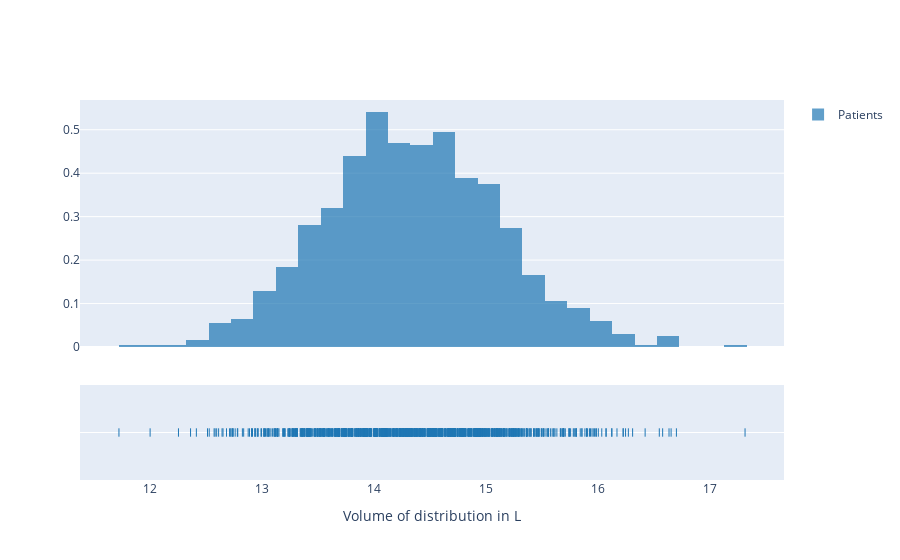
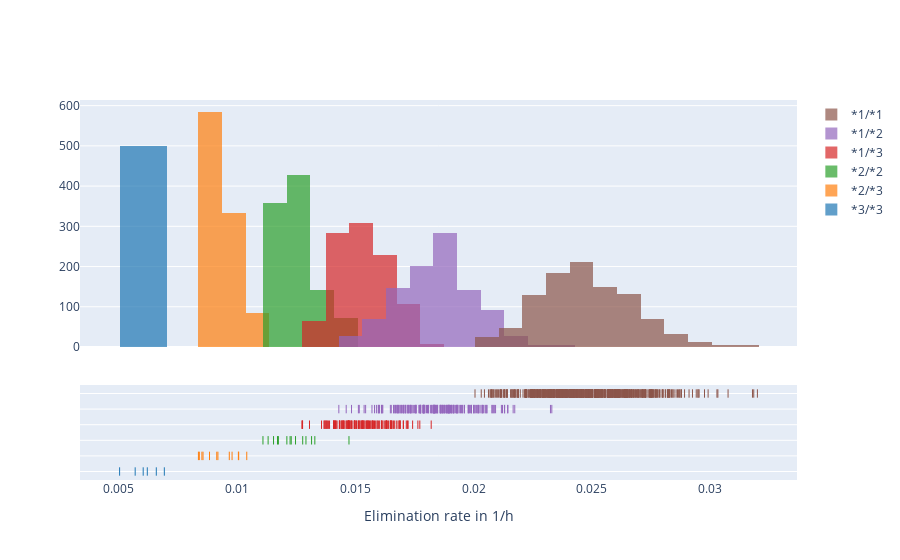
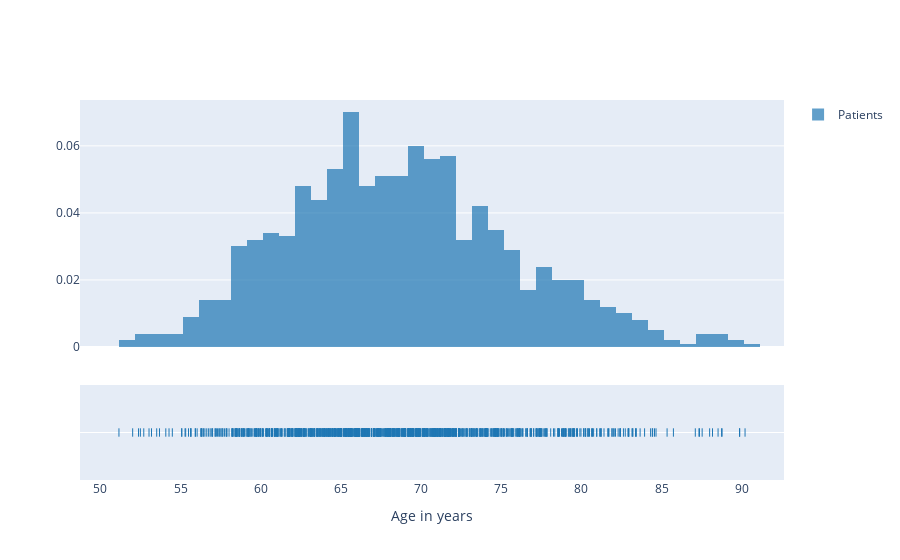
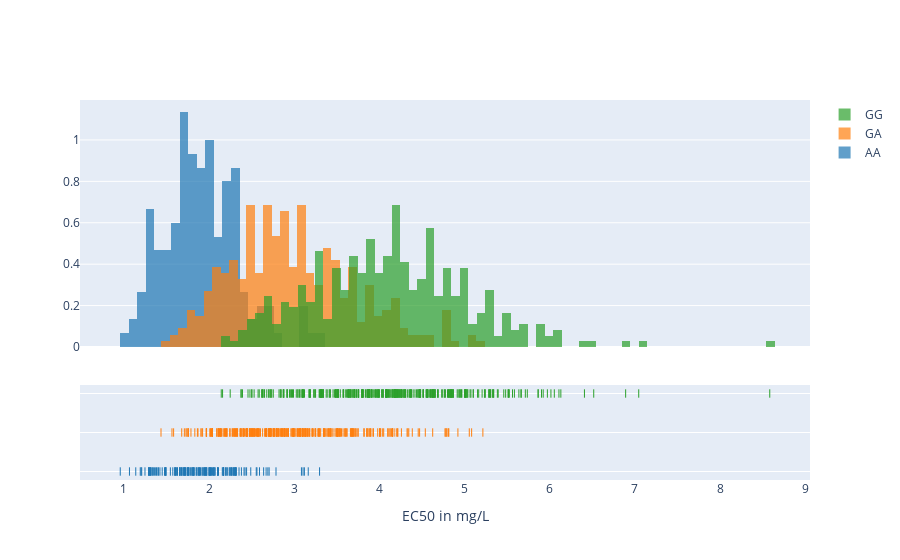

Notebook source saved alongside these figures, in order:
### Markdown cell above
### Visualise demographic data

### Code cell
# Plot volume of distribution
fig = ff.create_distplot(
    [psi[:, 4]], ['Patients'], bin_size=.2, show_hist=True,
    show_curve=False)
fig.update_layout(xaxis_title='Volume of distribution in L')
fig.show()

# Plot clearance
n_1 = n_cyp2p9_33
n_2 = n_cyp2p9_33 + n_cyp2p9_23
n_3 = n_cyp2p9_33 + n_cyp2p9_23 + n_cyp2p9_22
n_4 = n_cyp2p9_33 + n_cyp2p9_23 + n_cyp2p9_22 + n_cyp2p9_13
n_5 = n_cyp2p9_33 + n_cyp2p9_23 + n_cyp2p9_22 + n_cyp2p9_13 + n_cyp2p9_12
fig = ff.create_distplot(
    [
        psi[:n_1, 0],
        psi[n_1:n_2, 0],
        psi[n_2:n_3, 0],
        psi[n_3:n_4, 0],
        psi[n_4:n_5, 0],
        psi[n_5:, 0]
    ],
    ['*3/*3', '*2/*3', '*2/*2', '*1/*3', '*1/*2', '*1/*1'], bin_size=.001,
    show_hist=True, show_curve=False)
fig.update_layout(xaxis_title='Elimination rate in 1/h')
fig.show()

# Plot age distribution
fig = ff.create_distplot(
    [covariates[:, 1]], ['Patients'], show_hist=True,
    show_curve=False)
fig.update_layout(xaxis_title='Age in years')
fig.show()

# Plot EC50
fig = ff.create_distplot(
    [
        psi[:n_vkorc1_AA, 1],
        psi[n_vkorc1_AA:n_vkorc1_GA, 1],
        psi[n_vkorc1_AA+n_vkorc1_GA:, 1]
    ],
    ['AA', 'GA', 'GG'], bin_size=.1, show_hist=True, show_curve=False)
fig.update_layout(xaxis_title='EC50 in mg/L')
fig.show()

### Figure 1 — Plotly figure (JSON) as saved in the notebook; plotly's stock layout.template omitted (floating-point values rounded to 4 significant figures; data arrays with more than 128 entries replaced by an {"elided": "..."} marker saying what was removed)
{"data": [{"autobinx": false, "histnorm": "probability density", "legendgroup": "Patients", "marker": {"color": "rgb(31, 119, 180)"}, "name": "Patients", "opacity": 0.7, "type": "histogram", "x": {"elided": "1000 float values"}, "xaxis": "x", "xbins": {"end": 17.31, "size": 0.2, "start": 11.72}, "yaxis": "y"}, {"legendgroup": "Patients", "marker": {"color": "rgb(31, 119, 180)", "symbol": "line-ns-open"}, "mode": "markers", "name": "Patients", "showlegend": false, "type": "scatter", "x": {"elided": "1000 float values"}, "xaxis": "x", "y": {"elided": "1000 str values"}, "yaxis": "y2"}], "layout": {"barmode": "overlay", "hovermode": "closest", "legend": {"traceorder": "reversed"}, "xaxis": {"anchor": "y2", "domain": [0, 1], "title": {"text": "Volume of distribution in L"}, "zeroline": false}, "yaxis": {"anchor": "free", "domain": [0.35, 1], "position": 0}, "yaxis2": {"anchor": "x", "domain": [0, 0.25], "dtick": 1, "showticklabels": false}}}

### Figure 2 — Plotly figure (JSON) as saved in the notebook; plotly's stock layout.template omitted (floating-point values rounded to 4 significant figures; data arrays with more than 128 entries replaced by an {"elided": "..."} marker saying what was removed)
{"data": [{"autobinx": false, "histnorm": "probability density", "legendgroup": "*3/*3", "marker": {"color": "rgb(31, 119, 180)"}, "name": "*3/*3", "opacity": 0.7, "type": "histogram", "x": [0.00621, 0.006036, 0.005698, 0.005039, 0.00693, 0.006591], "xaxis": "x", "xbins": {"end": 0.00693, "size": 0.001, "start": 0.005039}, "yaxis": "y"}, {"autobinx": false, "histnorm": "probability density", "legendgroup": "*2/*3", "marker": {"color": "rgb(255, 127, 14)"}, "name": "*2/*3", "opacity": 0.7, "type": "histogram", "x": [0.009146, 0.01041, 0.009793, 0.009676, 0.01006, 0.008518, 0.008371, 0.008409, 0.009194, 0.008839, 0.01007, 0.008566], "xaxis": "x", "xbins": {"end": 0.01041, "size": 0.001, "start": 0.008371}, "yaxis": "y"}, {"autobinx": false, "histnorm": "probability density", "legendgroup": "*2/*2", "marker": {"color": "rgb(44, 160, 44)"}, "name": "*2/*2", "opacity": 0.7, "type": "histogram", "x": [0.01175, 0.01224, 0.01329, 0.01315, 0.01211, 0.01292, 0.01171, 0.01229, 0.01473, 0.01155, 0.0111, 0.01132, 0.01278, 0.01247], "xaxis": "x", "xbins": {"end": 0.01473, "size": 0.001, "start": 0.0111}, "yaxis": "y"}, {"autobinx": false, "histnorm": "probability density", "legendgroup": "*1/*3", "marker": {"color": "rgb(214, 39, 40)"}, "name": "*1/*3", "opacity": 0.7, "type": "histogram", "x": [0.01599, 0.01593, 0.0144, 0.01536, 0.01577, 0.0165, 0.01371, 0.01473, 0.0155, 0.0172, 0.01409, 0.01466, 0.01476, 0.01648, 0.01557, 0.01533, 0.01276, 0.01703, 0.01723, 0.01453, 0.01567, 0.01656, 0.01581, 0.01716, 0.01821, 0.01531, 0.01498, 0.01462, 0.01498, 0.01443, 0.01444, 0.0156, 0.01673, 0.01379, 0.01434, 0.01275, 0.01665, 0.01487, 0.01743, 0.01553, 0.01504, 0.01633, 0.01416, 0.01495, 0.01532, 0.01631, 0.01623, 0.01612, 0.01573, 0.01423, 0.01703, 0.01433, 0.015, 0.01565, 0.0152, 0.01547, 0.01653, 0.01387, 0.01612, 0.0142, 0.01629, 0.0141, 0.01537, 0.01528, 0.01448, 0.01413, 0.01516, 0.0153, 0.01357, 0.01484, 0.01689, 0.01685, 0.01661, 0.01773, 0.01611, 0.01514, 0.0169, 0.01307, 0.01689, 0.01368, 0.01681, 0.01277, 0.01652, 0.0155, 0.01408, 0.01637, 0.0163, 0.01585, 0.01433, 0.01481, 0.01474, 0.01542, 0.01574, 0.01452, 0.01391, 0.01497, 0.01376, 0.01416, 0.0147, 0.01512, 0.01632, 0.01382, 0.0152, 0.01461, 0.01765, 0.01556, 0.01617, 0.01482, 0.01472, 0.01574, 0.01469, 0.01506, 0.01373, 0.01603, 0.0147, 0.01649, 0.01592, 0.0164, 0.01474, 0.01526, 0.0141, 0.01448, 0.01449], "xaxis": "x", "xbins": {"end": 0.01821, "size": 0.001, "start": 0.01275}, "yaxis": "y"}, {"autobinx": false, "histnorm": "probability density", "legendgroup": "*1/*2", "marker": {"color": "rgb(148, 103, 189)"}, "name": "*1/*2", "opacity": 0.7, "type": "histogram", "x": {"elided": "184 float values"}, "xaxis": "x", "xbins": {"end": 0.02331, "size": 0.001, "start": 0.01431}, "yaxis": "y"}, {"autobinx": false, "histnorm": "probability density", "legendgroup": "*1/*1", "marker": {"color": "rgb(140, 86, 75)"}, "name": "*1/*1", "opacity": 0.7, "type": "histogram", "x": {"elided": "661 float values"}, "xaxis": "x", "xbins": {"end": 0.032, "size": 0.001, "start": 0.02006}, "yaxis": "y"}, {"legendgroup": "*3/*3", "marker": {"color": "rgb(31, 119, 180)", "symbol": "line-ns-open"}, "mode": "markers", "name": "*3/*3", "showlegend": false, "type": "scatter", "x": [0.00621, 0.006036, 0.005698, 0.005039, 0.00693, 0.006591], "xaxis": "x", "y": ["*3/*3", "*3/*3", "*3/*3", "*3/*3", "*3/*3", "*3/*3"], "yaxis": "y2"}, {"legendgroup": "*2/*3", "marker": {"color": "rgb(255, 127, 14)", "symbol": "line-ns-open"}, "mode": "markers", "name": "*2/*3", "showlegend": false, "type": "scatter", "x": [0.009146, 0.01041, 0.009793, 0.009676, 0.01006, 0.008518, 0.008371, 0.008409, 0.009194, 0.008839, 0.01007, 0.008566], "xaxis": "x", "y": ["*2/*3", "*2/*3", "*2/*3", "*2/*3", "*2/*3", "*2/*3", "*2/*3", "*2/*3", "*2/*3", "*2/*3", "*2/*3", "*2/*3"], "yaxis": "y2"}, {"legendgroup": "*2/*2", "marker": {"color": "rgb(44, 160, 44)", "symbol": "line-ns-open"}, "mode": "markers", "name": "*2/*2", "showlegend": false, "type": "scatter", "x": [0.01175, 0.01224, 0.01329, 0.01315, 0.01211, 0.01292, 0.01171, 0.01229, 0.01473, 0.01155, 0.0111, 0.01132, 0.01278, 0.01247], "xaxis": "x", "y": ["*2/*2", "*2/*2", "*2/*2", "*2/*2", "*2/*2", "*2/*2", "*2/*2", "*2/*2", "*2/*2", "*2/*2", "*2/*2", "*2/*2", "*2/*2", "*2/*2"], "yaxis": "y2"}, {"legendgroup": "*1/*3", "marker": {"color": "rgb(214, 39, 40)", "symbol": "line-ns-open"}, "mode": "markers", "name": "*1/*3", "showlegend": false, "type": "scatter", "x": [0.01599, 0.01593, 0.0144, 0.01536, 0.01577, 0.0165, 0.01371, 0.01473, 0.0155, 0.0172, 0.01409, 0.01466, 0.01476, 0.01648, 0.01557, 0.01533, 0.01276, 0.01703, 0.01723, 0.01453, 0.01567, 0.01656, 0.01581, 0.01716, 0.01821, 0.01531, 0.01498, 0.01462, 0.01498, 0.01443, 0.01444, 0.0156, 0.01673, 0.01379, 0.01434, 0.01275, 0.01665, 0.01487, 0.01743, 0.01553, 0.01504, 0.01633, 0.01416, 0.01495, 0.01532, 0.01631, 0.01623, 0.01612, 0.01573, 0.01423, 0.01703, 0.01433, 0.015, 0.01565, 0.0152, 0.01547, 0.01653, 0.01387, 0.01612, 0.0142, 0.01629, 0.0141, 0.01537, 0.01528, 0.01448, 0.01413, 0.01516, 0.0153, 0.01357, 0.01484, 0.01689, 0.01685, 0.01661, 0.01773, 0.01611, 0.01514, 0.0169, 0.01307, 0.01689, 0.01368, 0.01681, 0.01277, 0.01652, 0.0155, 0.01408, 0.01637, 0.0163, 0.01585, 0.01433, 0.01481, 0.01474, 0.01542, 0.01574, 0.01452, 0.01391, 0.01497, 0.01376, 0.01416, 0.0147, 0.01512, 0.01632, 0.01382, 0.0152, 0.01461, 0.01765, 0.01556, 0.01617, 0.01482, 0.01472, 0.01574, 0.01469, 0.01506, 0.01373, 0.01603, 0.0147, 0.01649, 0.01592, 0.0164, 0.01474, 0.01526, 0.0141, 0.01448, 0.01449], "xaxis": "x", "y": ["*1/*3", "*1/*3", "*1/*3", "*1/*3", "*1/*3", "*1/*3", "*1/*3", "*1/*3", "*1/*3", "*1/*3", "*1/*3", "*1/*3", "*1/*3", "*1/*3", "*1/*3", "*1/*3", "*1/*3", "*1/*3", "*1/*3", "*1/*3", "*1/*3", "*1/*3", "*1/*3", "*1/*3", "*1/*3", "*1/*3", "*1/*3", "*1/*3", "*1/*3", "*1/*3", "*1/*3", "*1/*3", "*1/*3", "*1/*3", "*1/*3", "*1/*3", "*1/*3", "*1/*3", "*1/*3", "*1/*3", "*1/*3", "*1/*3", "*1/*3", "*1/*3", "*1/*3", "*1/*3", "*1/*3", "*1/*3", "*1/*3", "*1/*3", "*1/*3", "*1/*3", "*1/*3", "*1/*3", "*1/*3", "*1/*3", "*1/*3", "*1/*3", "*1/*3", "*1/*3", "*1/*3", "*1/*3", "*1/*3", "*1/*3", "*1/*3", "*1/*3", "*1/*3", "*1/*3", "*1/*3", "*1/*3", "*1/*3", "*1/*3", "*1/*3", "*1/*3", "*1/*3", "*1/*3", "*1/*3", "*1/*3", "*1/*3", "*1/*3", "*1/*3", "*1/*3", "*1/*3", "*1/*3", "*1/*3", "*1/*3", "*1/*3", "*1/*3", "*1/*3", "*1/*3", "*1/*3", "*1/*3", "*1/*3", "*1/*3", "*1/*3", "*1/*3", "*1/*3", "*1/*3", "*1/*3", "*1/*3", "*1/*3", "*1/*3", "*1/*3", "*1/*3", "*1/*3", "*1/*3", "*1/*3", "*1/*3", "*1/*3", "*1/*3", "*1/*3", "*1/*3", "*1/*3", "*1/*3", "*1/*3", "*1/*3", "*1/*3", "*1/*3", "*1/*3", "*1/*3", "*1/*3", "*1/*3", "*1/*3"], "yaxis": "y2"}, {"legendgroup": "*1/*2", "marker": {"color": "rgb(148, 103, 189)", "symbol": "line-ns-open"}, "mode": "markers", "name": "*1/*2", "showlegend": false, "type": "scatter", "x": {"elided": "184 float values"}, "xaxis": "x", "y": {"elided": "184 str values"}, "yaxis": "y2"}, {"legendgroup": "*1/*1", "marker": {"color": "rgb(140, 86, 75)", "symbol": "line-ns-open"}, "mode": "markers", "name": "*1/*1", "showlegend": false, "type": "scatter", "x": {"elided": "661 float values"}, "xaxis": "x", "y": {"elided": "661 str values"}, "yaxis": "y2"}], "layout": {"barmode": "overlay", "hovermode": "closest", "legend": {"traceorder": "reversed"}, "xaxis": {"anchor": "y2", "domain": [0, 1], "title": {"text": "Elimination rate in 1/h"}, "zeroline": false}, "yaxis": {"anchor": "free", "domain": [0.35, 1], "position": 0}, "yaxis2": {"anchor": "x", "domain": [0, 0.25], "dtick": 1, "showticklabels": false}}}

### Figure 3 — Plotly figure (JSON) as saved in the notebook; plotly's stock layout.template omitted (floating-point values rounded to 4 significant figures; data arrays with more than 128 entries replaced by an {"elided": "..."} marker saying what was removed)
{"data": [{"autobinx": false, "histnorm": "probability density", "legendgroup": "Patients", "marker": {"color": "rgb(31, 119, 180)"}, "name": "Patients", "opacity": 0.7, "type": "histogram", "x": {"elided": "1000 float values"}, "xaxis": "x", "xbins": {"end": 90.21, "size": 1, "start": 51.16}, "yaxis": "y"}, {"legendgroup": "Patients", "marker": {"color": "rgb(31, 119, 180)", "symbol": "line-ns-open"}, "mode": "markers", "name": "Patients", "showlegend": false, "type": "scatter", "x": {"elided": "1000 float values"}, "xaxis": "x", "y": {"elided": "1000 str values"}, "yaxis": "y2"}], "layout": {"barmode": "overlay", "hovermode": "closest", "legend": {"traceorder": "reversed"}, "xaxis": {"anchor": "y2", "domain": [0, 1], "title": {"text": "Age in years"}, "zeroline": false}, "yaxis": {"anchor": "free", "domain": [0.35, 1], "position": 0}, "yaxis2": {"anchor": "x", "domain": [0, 0.25], "dtick": 1, "showticklabels": false}}}

### Figure 4 — Plotly figure (JSON) as saved in the notebook; plotly's stock layout.template omitted (floating-point values rounded to 4 significant figures; data arrays with more than 128 entries replaced by an {"elided": "..."} marker saying what was removed)
{"data": [{"autobinx": false, "histnorm": "probability density", "legendgroup": "AA", "marker": {"color": "rgb(31, 119, 180)"}, "name": "AA", "opacity": 0.7, "type": "histogram", "x": {"elided": "150 float values"}, "xaxis": "x", "xbins": {"end": 3.297, "size": 0.1, "start": 0.9575}, "yaxis": "y"}, {"autobinx": false, "histnorm": "probability density", "legendgroup": "GA", "marker": {"color": "rgb(255, 127, 14)"}, "name": "GA", "opacity": 0.7, "type": "histogram", "x": {"elided": "335 float values"}, "xaxis": "x", "xbins": {"end": 5.215, "size": 0.1, "start": 1.436}, "yaxis": "y"}, {"autobinx": false, "histnorm": "probability density", "legendgroup": "GG", "marker": {"color": "rgb(44, 160, 44)"}, "name": "GG", "opacity": 0.7, "type": "histogram", "x": {"elided": "365 float values"}, "xaxis": "x", "xbins": {"end": 8.582, "size": 0.1, "start": 2.143}, "yaxis": "y"}, {"legendgroup": "AA", "marker": {"color": "rgb(31, 119, 180)", "symbol": "line-ns-open"}, "mode": "markers", "name": "AA", "showlegend": false, "type": "scatter", "x": {"elided": "150 float values"}, "xaxis": "x", "y": {"elided": "150 str values"}, "yaxis": "y2"}, {"legendgroup": "GA", "marker": {"color": "rgb(255, 127, 14)", "symbol": "line-ns-open"}, "mode": "markers", "name": "GA", "showlegend": false, "type": "scatter", "x": {"elided": "335 float values"}, "xaxis": "x", "y": {"elided": "335 str values"}, "yaxis": "y2"}, {"legendgroup": "GG", "marker": {"color": "rgb(44, 160, 44)", "symbol": "line-ns-open"}, "mode": "markers", "name": "GG", "showlegend": false, "type": "scatter", "x": {"elided": "365 float values"}, "xaxis": "x", "y": {"elided": "365 str values"}, "yaxis": "y2"}], "layout": {"barmode": "overlay", "hovermode": "closest", "legend": {"traceorder": "reversed"}, "xaxis": {"anchor": "y2", "domain": [0, 1], "title": {"text": "EC50 in mg/L"}, "zeroline": false}, "yaxis": {"anchor": "free", "domain": [0.35, 1], "position": 0}, "yaxis2": {"anchor": "x", "domain": [0, 0.25], "dtick": 1, "showticklabels": false}}}
